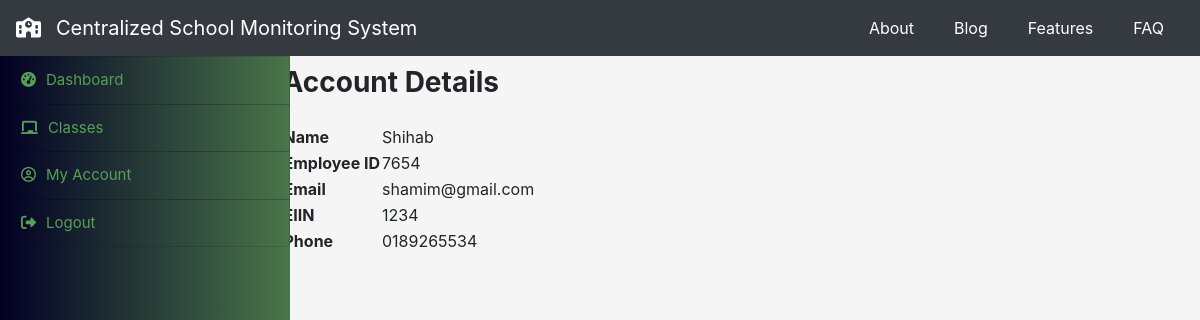
The app's page /teacher/taccount_details (signed in) with its own data.
### initapp/models.py (models this page shows, shortened)
class teacher_account(models.Model):
    t_fullname = models.CharField(max_length=100, blank=False, null=False)
    t_email = models.CharField(max_length=100, blank=False, null=False)
    t_empid = models.CharField(max_length=100, primary_key=True)
    t_pass = models.CharField(max_length=50, blank=False, null=False)
    t_phone = models.CharField(max_length=50, blank=False, null=False)
    sch_eiin = models.CharField(
        max_length=25, blank=False, null=False, default=None)

### teacher/views.py (the view)
# urls.py: path('taccount_details', views.taccount_details, name="taccount_details")
def taccount_details(request):
    obj = teacher_account.objects.get(t_empid = request.session.get('teacher_eid'))
    context = {'teacher': obj}
    return render(request, 'teacher/account.html', context)

### teacher/templates/teacher/account.html
{% extends 'teacher/t_base.html' %}
{% block content %}
<div class="header">
  <h3 class="font-weight-bold mb-4 d-inline-block">Account Details</h3>
</div>
<div class="row account">
  <table>
      <tr>
          <tr>
              <th>Name</th>
              <td>{{ teacher.t_fullname }}</td>
          </tr>
          <tr>
            <th>Employee ID</th>
            <td>{{teacher.t_empid}}</td>
        </tr>
        <tr>
            <th>Email</th>
            <td>{{teacher.t_email}}</td>
        </tr>
        <tr>
            <th>EIIN</th>
            <td>{{teacher.sch_eiin}}</td>
        </tr>
        <tr>
            <th>Phone</th>
            <td>{{teacher.t_phone}}</td>
        </tr>
      </tr>
  </table>
</div>
{% endblock %}

### static/styles/app.css (style rules this page uses)
body { background-color: whitesmoke; @import url("https://fonts.googleapis.com/css?family=Raleway&display=swap"); @import url("https://fonts.googleapis.com/css?family=Roboto&display=swap"); }
.header { margin-left: -15px; }

### records on screen
teacher_account: t_fullname "Shihab", t_empid "7654", t_email "shamim@gmail.com", sch_eiin "1234", t_phone "0189265534"
